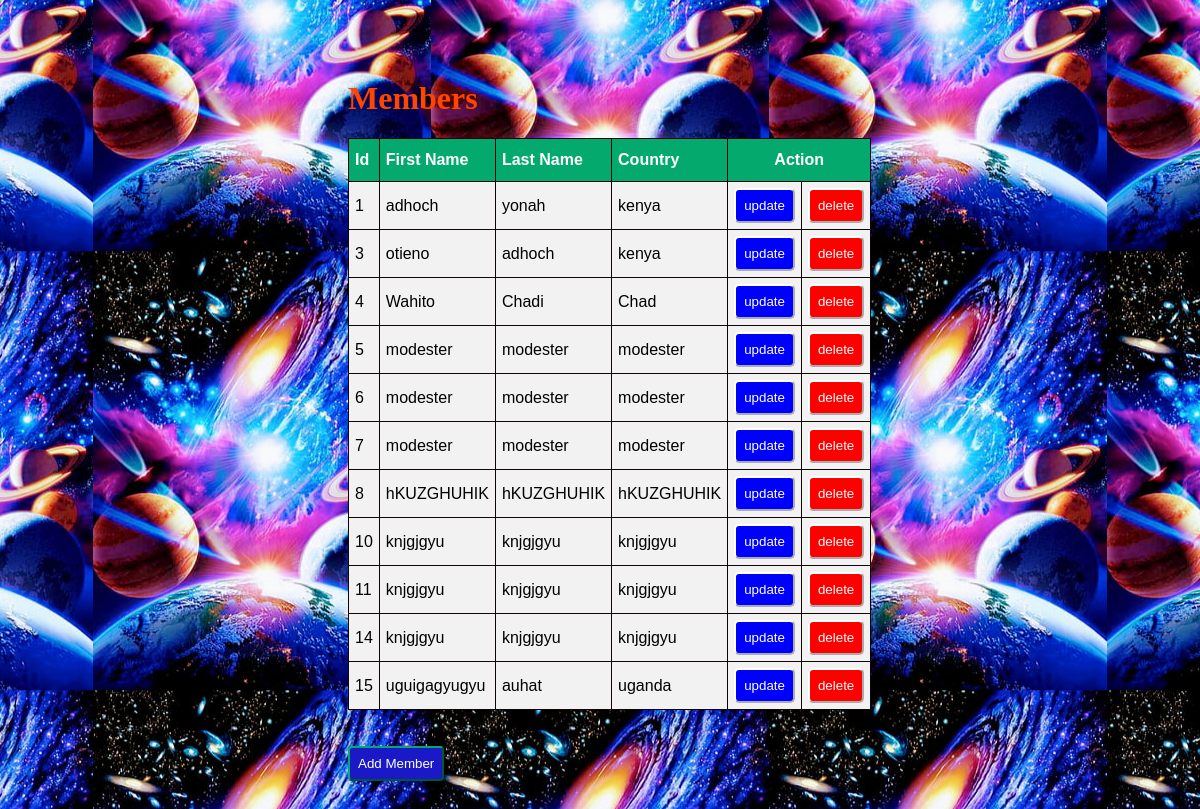
The page / on the database its author committed.
### pro/models.py (models this page shows)
class Member(models.Model):
    firstname=models.CharField(max_length=100)
    lastname=models.CharField(max_length=100)
    country=models.CharField(max_length=100)

### pro/views.py (the view)
# urls.py: path('', views.index, name='index'),
def index(request):
    mem = Member.objects.all()
    return render(request, 'index.html', {'mem': mem})

### pro/templates/index.html (shortened to what this page needs)
<!DOCTYPE html>
<html lang="en">
<head>
</head>
{% load static %}
<link rel="stylesheet" href="{% static 'style.css' %}">
<body class="by">
    <div class="container">
        <h1>Members</h1>
        <table id="customers" border="1">
            <thead>
                <th>Id</th>
                <th>First Name</th>
                <th>Last Name</th>
                <th>Country</th>
                <th colspan="2" id="mid">Action</th>
            </thead>
                {% for M in mem %}
                	<tr>
                        <td>{{ M.id }}</td>
                        <td>{{ M.firstname }}</td>
                        <td>{{ M.lastname }}</td>
                        <td>{{ M.country }}</td>
                    <td>
                        <a href="update/{{ M.id }}"><button id="up">update</button></a>
                    </td>
                    <td>
                        <a href="delete/{{ M.id }}"><button id="del">delete</button></a>
                    </td>
                    </tr>
                {% endfor %}
        </table>
        <br><br>
        <a href="{% url 'add' %}"><button id="new3">Add Member</button></a>
    </div>
</body>
</html>

### pro/static/style.css (style rules this page uses)
.by { background-image:url("images/body.png"); background-position: center; }
.container { margin: 80px 240px 60px 240px; padding: 0px 100px 100px 100px; }
#customers { font-family: Arial, Helvetica, sans-serif; border-collapse: collapse; width: 100%; }
#customers td, #customers th { border: 1px solid rgb(17, 4, 4); padding: 6px; }
#customers tr:nth-child(odd) { background-color: #f2f2f2; }
#customers tr:nth-child(even) { background-color: #f2f2f2; }
#customers th { padding-top: 12px; padding-bottom: 12px; text-align: left; background-color: #04AA6D; color: white; }
#customers #mid { text-align: center; }
#customers #up { background-color: blue; border-color: white; border-radius: 5px; padding: 8px; color: white; }
#customers #del { background-color: red; border-color: white; border-radius: 5px; padding: 8px; color: white; }
#customers button { width: 100%; }
h1 { color: orangered; }
.container #new3 { padding: 8px; background-color: rgb(27, 24, 199); color: white; border-radius: 4px; border-color: #04AA6D; cursor: pointer; }

### rows shown on the page
Member: id "1", firstname "adhoch", lastname "yonah", country "kenya"
Member: id "3", firstname "otieno", lastname "adhoch", country "kenya"
Member: id "4", firstname "Wahito", lastname "Chadi", country "Chad"
Member: id "5", firstname "modester", lastname "modester", country "modester"
Member: id "6", firstname "modester", lastname "modester", country "modester"
Member: id "7", firstname "modester", lastname "modester", country "modester"
Member: id "8", firstname "hKUZGHUHIK", lastname "hKUZGHUHIK", country "hKUZGHUHIK"
Member: id "10", firstname "knjgjgyu", lastname "knjgjgyu", country "knjgjgyu"
Member: id "11", firstname "knjgjgyu", lastname "knjgjgyu", country "knjgjgyu"
Member: id "14", firstname "knjgjgyu", lastname "knjgjgyu", country "knjgjgyu"
Member: id "15", firstname "uguigagyugyu", lastname "auhat", country "uganda"
